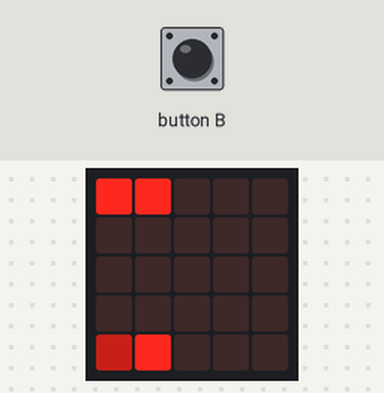
A program run on a simulated BBC micro:bit (MakeCode). Parts: the board's 5×5 LED display. The test bench sets the inputs (shaded band). The run ends where the board's game-over animation would start. At 3.5 s the program stops and its outputs stay as they are.

Above: at 1.2 s.
1.3 s: button B pressed for 0.15 s
At 1.67 s:
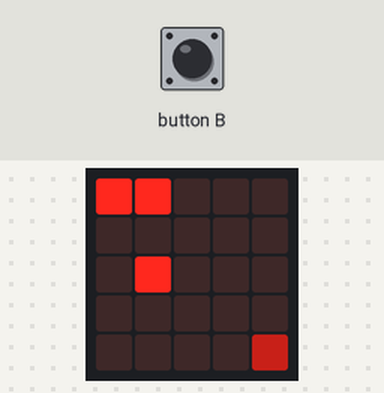
At 4.1 s:
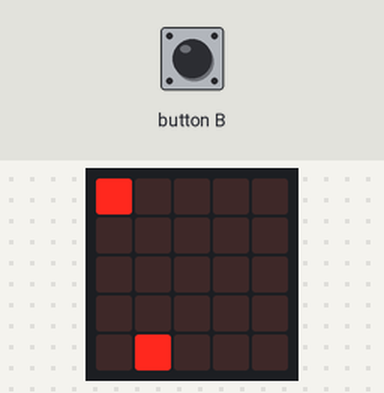
Timing chart, 0 to 5.0 s (numbered marks = the images above; inputs shaded):
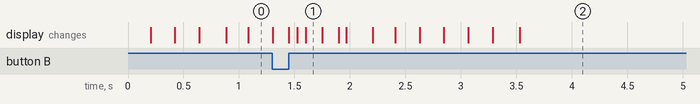

The program:

main.ts
```typescript
// Cria uma instância do jogador e do obstáculo
let player = new Player();
let obstacle = new Obstacle();
let score = 0; // Variável para armazenar a pontuação do jogador

// Configura o botão B para fazer o jogador pular
input.onButtonPressed(Button.B, function () {
    player.jump(); // Chama o método de pulo do jogador
});

// Loop principal do jogo
basic.forever(function () {
    // Verifica se houve colisão entre o jogador e o obstáculo
    player.checkCollision(obstacle);

    // Incrementa a pontuação a cada iteração do loop
    score++;

    // Verifica se o jogo acabou
    if (game.isGameOver()) {
        game.setScore(score); // Define a pontuação final do jogo
    }

    // Pausa de 200ms para controlar a velocidade do jogo
    basic.pause(200);

    // Verifica se o obstáculo está ativo
    if (!obstacle.isActiveObs()) {
        // Se o obstáculo não estiver ativo, ativa-o na posição inicial
        obstacle.spawn();
    } else {
        // Se o obstáculo estiver ativo, move-o para a esquerda
        obstacle.move();
    }
});
```

player.ts
```typescript
class Player {
    private sprite: game.LedSprite; // Sprite que representa o jogador
    private isJumping: boolean = false; // Indica se o jogador está pulando
    private collision: number = 0; // Contador de colisões com obstáculos
    private lives: game.LedSprite[] = []; // Array para armazenar os sprites de vida
    private score: number = 0; // Pontuação do jogador

    constructor() {
        // Cria o sprite do jogador na posição inicial (1, 4)
        this.sprite = game.createSprite(1, 4);
        // Inicializa as vidas do jogador
        this.initializeLives();
    }

    // Método para inicializar as vidas do jogador
    private initializeLives(): void {
        for (let i = 0; i < 3; i++) {
            // Cria um sprite de vida na posição (i, 0) e adiciona ao array de vidas
            this.lives.push(game.createSprite(i, 0));
        }
    }

    // Método para definir a posição Y do jogador
    setPosition(y: number): void {
        this.sprite.setY(y);
    }

    // Método para fazer o jogador pular
    jump(): void {
        // Verifica se o jogador já está pulando
        if (!this.isJumping) {
            this.isJumping = true; // Marca que o jogador está pulando

            // Simula o pulo movendo o sprite para cima e depois para baixo
            this.setPosition(3); // Move para Y = 3
            basic.pause(150); // Aguarda 150ms

            this.setPosition(2); // Move para Y = 2
            basic.pause(150); // Aguarda 150ms

            this.setPosition(3); // Move para Y = 3
            basic.pause(150); // Aguarda 150ms

            this.setPosition(4); // Retorna à posição inicial (Y = 4)
            basic.pause(200); // Aguarda 200ms

            this.isJumping = false; // Marca que o pulo terminou
        }
    }

    // Método para verificar colisões com obstáculos
    public checkCollision(obstacle: Obstacle): void {
        // Verifica se o obstáculo está na mesma posição X que o jogador e se o jogador está no chão (Y = 4)
        if (obstacle.getSpriteX() === 1 && this.sprite.get(LedSpriteProperty.Y) === 4) {
            this.collision += 1; // Incrementa o contador de colisões
            this.updateLives(); // Atualiza as vidas do jogador
        }
    }

    // Método para atualizar as vidas do jogador após uma colisão
    private updateLives(): void {
        // Verifica se o número de colisões é menor ou igual ao número de vidas restantes
        if (this.collision <= this.lives.length) {
            // Remove a última vida do array
            let life = this.lives.pop();
            if (life) {
                life.delete(); // Remove o sprite da vida da tela
            }
        }

        // Verifica se o jogador perdeu todas as vidas
        if (this.collision >= 3) {
            game.gameOver(); // Encerra o jogo
        }
    }
}
```

obstacle.ts
```typescript
class Obstacle {
    private sprite: game.LedSprite; // Sprite que representa o obstáculo no LED
    private isActive: boolean = false; // Indica se o obstáculo está ativo na tela

    constructor() {
        // Cria o sprite do obstáculo na posição inicial (4, 4)
        this.sprite = game.createSprite(4, 4);
        // Define o brilho do sprite como 0 (invisível) no início
        this.sprite.setBrightness(0);
    }

    // Método para ativar o obstáculo na tela
    public spawn(): void {
        // Verifica se o obstáculo já está ativo
        if (!this.isActive) {
            // Posiciona o obstáculo na posição X inicial (4)
            this.sprite.setX(4);
            // Torna o obstáculo visível definindo o brilho para 100
            this.sprite.setBrightness(100);
            // Marca o obstáculo como ativo
            this.isActive = true;
        }
    }

    // Método para mover o obstáculo para a esquerda
    public move(): void {
        // Verifica se o obstáculo está ativo antes de mover
        if (this.isActive) {
            // Se o obstáculo ainda não chegou ao fim da tela (X > 0)
            if (this.sprite.x() > 0) {
                // Move o obstáculo uma posição para a esquerda
                this.sprite.move(-1);
            } else {
                // Se o obstáculo chegou ao fim da tela, remove-o
                this.despawn();
            }
        }
    }

    // Método para remover o obstáculo da tela
    public despawn(): void {
        // Torna o obstáculo invisível definindo o brilho como 0
        this.sprite.setBrightness(0);
        // Marca o obstáculo como inativo
        this.isActive = false;
    }

    // Método para verificar se o obstáculo está ativo
    public isActiveObs(): boolean {
        return this.isActive;
    }

    // Método para obter a posição X atual do sprite do obstáculo
    public getSpriteX(): number {
        return this.sprite.x();
    }
}
```

Measured:
- after the input at 1.3 s, the display: first differs from a run without the input after 0.15 s (image 1 shows a later state)
